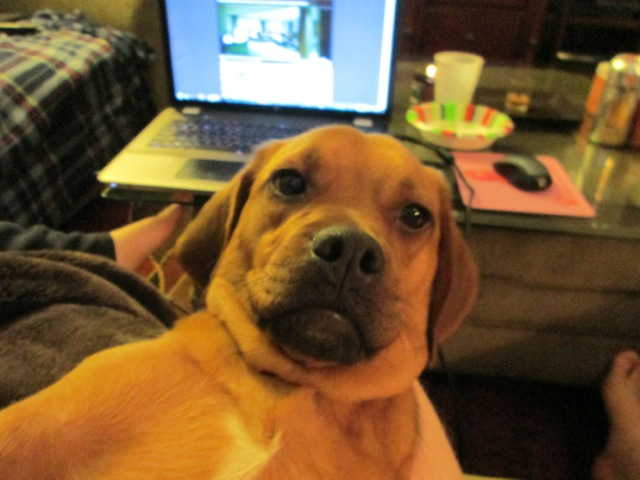
#> input picture dog_selfie.png, 640 x 480 px
$ python 'xoay ảnh.py'
#> lines starting #> are read from the running program, lines starting #| are printed output that depends on the picture
import cv2
import numpy as np

img = cv2.imread('dog_selfie.png',1)
#> img is the input picture: shape (480, 640, 3); mean B, G, R 51.7, 87.8, 116.7
print(img.shape[0:2])
#| (480, 640)
height, width = img.shape[0:2]
#> height = 480; width = 640
rotationMatrix = cv2.getRotationMatrix2D((width/2, height/2), 90, .5)# center là điểm xoay trung tâm, angle là góc tính theo độ , scale là thuộc tính tỉ lệ cho phù hợp với màn hình
anh_xoay = cv2.warpAffine(img, rotationMatrix, (width, height))# Hàm được sử dụng
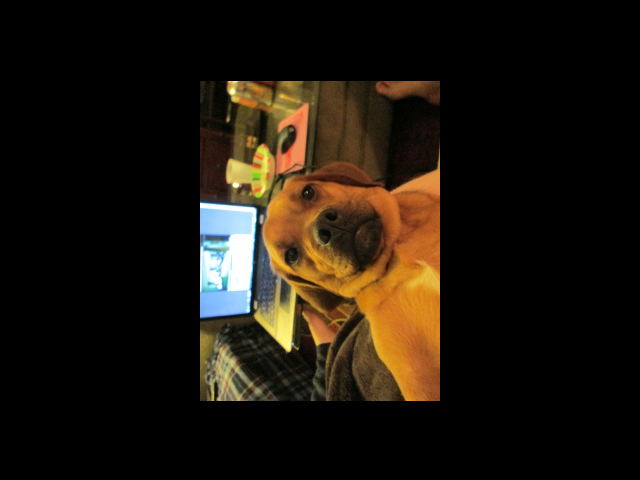
#> anh_xoay: shape (480, 640, 3); mean B, G, R 13, 21.9, 29.2
cv2.imshow('dogcool', anh_xoay)
cv2.waitKey(0)

$ run again, with queen.jpg saved as dog_selfie.png
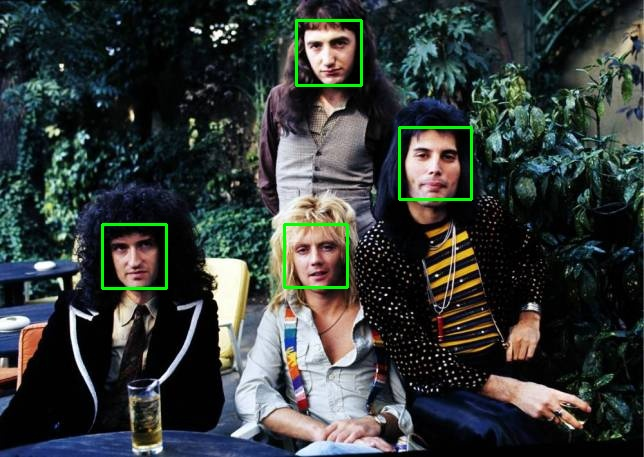
#> input picture queen.jpg, 644 x 457 px
#> img is the input picture: shape (457, 644, 3); mean B, G, R 57.2, 59.3, 53.7
#| (457, 644)
#> `anh_xoay = cv2.warpAffine(img, rotationMatrix, (width, height))# Hàm đ..`:
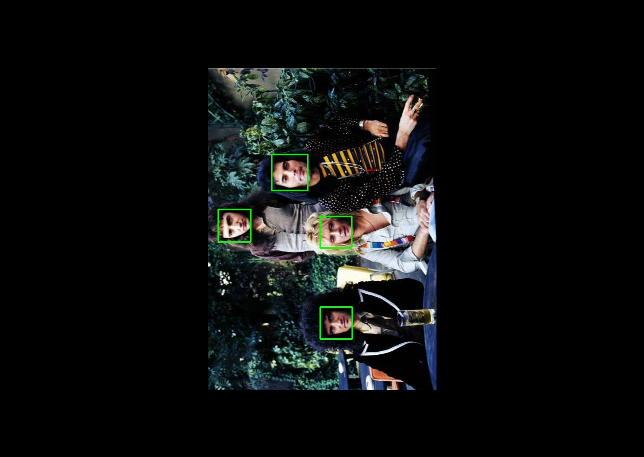
#> anh_xoay: shape (457, 644, 3); mean B, G, R 14.3, 14.9, 13.5
